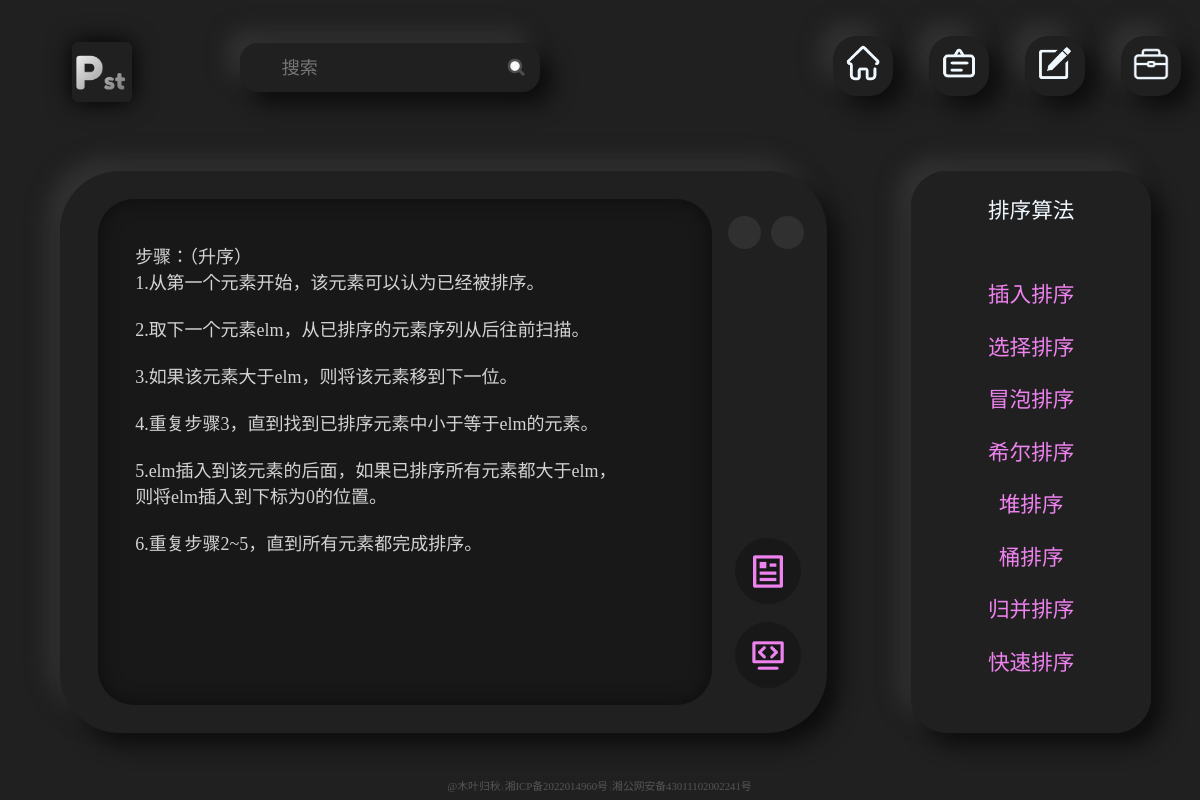
The page /app_2/?id=1&title=插入排序 on the database its author committed.
### app_2/models.py (models this page shows, shortened)
class Chapter(models.Model):
    headline = models.ForeignKey(Section, on_delete=models.CASCADE)
    title = models.CharField(max_length=15)
    content = models.TextField()
    codes = models.TextField()
    class Meta:
        verbose_name = '章节'
        verbose_name_plural = '章节'

class Section(models.Model):
    id = models.IntegerField(primary_key=True)
    title = models.CharField(max_length=15)
    class Meta:
        verbose_name = '目录'
        verbose_name_plural = '目录'

### app_2/views.py (the view)
# urls.py: path('app_2/', include('app_2.urls')),
def app_2(request):
    sections = Section.objects.all()
    id = request.GET.get('id')
    if id:
        section = Section.objects.filter(id=id)[0]
        chapters = Chapter.objects.filter(headline_id=id)
        title = request.GET.get('title')
        if title:
            chapter = Chapter.objects.filter(title=title)[0]
        else:
            pass
    else:
        pass
    return render(request, 'app_2.html', locals())

### templates/app_2.html (shortened to what this page needs)
{% extends "base.html" %}
{% block static %}
    {% load static %}
    <link rel="stylesheet" href="{% static 'app_2/app_2.css' %}">
{% endblock %}
{% block body %}
    <div class="app_2_warp">
        <div class="app_2_left">
            <div class="cc_warp">
                <div class="app_2_content">
                    {% if chapter %}
                        <pre>{{ chapter.content }}</pre>
                    {% else %}
                        <p>您还没选择内容</p>
                    {% endif %}
                </div>
                <div class="app_2_code">
                    {% if chapter %}
                        <pre>{{ chapter.codes }}</pre>
                    {% else %}
                        <p>您还没选择内容</p>
                    {% endif %}
                </div>
            </div>
            <div class="app_2_change_l">
                    <label for="r21" id="l21"><img src="{% static 'content.png' %}"></label>
                    <label for="r22" id="l22"><img src="{% static 'code.png' %}"></label>
            </div>
            <div class="app_2_change_r">
                <label for="r21_" id="l21_"></label>
                <label for="r22_" id="l22_"></label>
            </div>
        </div>
        <div class="app_2_right">
            <div class="app_2_chapter app_2_list">
                <p>目录</p>
                <div class="app_2_scroll">
                    {% for s in sections %}
                        <p><a href="{% url 'app_2' %}?id={{ s.id }}">{{ s.title }}</a></p>
                    {% endfor %}
                </div>
            </div>
            <div class="app_2_title app_2_list">
                {% if section %}
                <p>{{ section.title }}</p>
                    <div class="app_2_scroll">
                        {% for c in chapters %}
                            <p><a href="{% url 'app_2' %}?id={{ section.id }}&title={{ c.title }}">{{ c.title }}</a></p>
                        {% endfor %}
                    </div>
                {% else %}
                <p>没有选择章节</p>
                {% endif %}
            </div>
        </div>
    </div>
{% endblock %}

### publicStatic/base.css (style rules this page uses)
html { font-size: 10px; font-family: 微软雅黑; }
body { background-color: #202020; padding: 0; margin: 0; }

### publicStatic/app_2/app_2.css (style rules this page uses)
.app_2_warp { width: 100%; height: 80%; top: 15%; left: 0; position: absolute; }
.app_2_left { width: 64%; height: 88%; left: 5%; top: 8%; position: absolute; border-radius: 10rem; box-shadow: 2rem 2rem 3.5rem #0d0d0d, -2rem -2rem 3.5rem #333333; }
.cc_warp { width: 80%; height: 90%; left: 5%; top: 5%; position: absolute; border-radius: 6rem; background-color: #181819; box-shadow: 0 0 3rem inset #0d0d0d; transform-style: preserve-3d; }
#r21:checked ~.app_2_content { transform: translateZ(1px); }
.app_2_content { width: 88%; height: 90%; left: 6%; top: 5%; position: absolute; font-size: 3rem; font-family: "微软雅黑"; color: lightgray; background-color: #181819; overflow-y: scroll; }
.app_2_code { width: 88%; height: 90%; left: 6%; top: 5%; position: absolute; font-size: 3rem; font-family: "微软雅黑"; color: lightgray; background-color: #181819; overflow-y: scroll; }
.app_2_change_l { width: 8%; height: 25rem; right: 4%; bottom: 8%; position: absolute; }
.app_2_change_l label { width: 11rem; height: 11rem; border-radius: 50%; display: block; background-color: #181819; position: absolute; }
.app_2_change_l img { width: 60%; height: 60%; left: 20%; top: 20%; position: absolute; }
#l21 { top: 0; }
#l22 { bottom: 0; }
.app_2_change_r { width: 10%; height: 12%; right: 3%; top: 8%; position: absolute; }
.app_2_change_r label { display: block; width: 5.5rem; height: 5.5rem; border-radius: 50%; position: absolute; background-color: #303030; transition: 0.4s all ease-in-out; }
#l21_ { left: 0; }
#l22_ { right: 0; }
pre { width: 90%; height: auto; white-space: pre-wrap; font-family: "微软雅黑"; }
.app_2_right { width: 20%; height: 88%; background-color: #202020; right: 4%; top: 8%; position: absolute; border-radius: 6rem; box-shadow: 2rem 2rem 3.5rem #0d0d0d, -2rem -2rem 3.5rem #333333; transform-style: preserve-3d; }
.app_2_list { width: 100%; height: 100%; position: absolute; background-color: #202020; border-radius: 6rem; }
.app_2_list p { text-align: center; font-size: 3.6rem; color: aliceblue; }
.app_2_scroll { width: 80%; height: 75%; left: 10%; top: 15%; position: absolute; overflow-y: scroll; }
.app_2_scroll p { text-align: center; font-size: 3.6rem; color: aliceblue; }
.app_2_scroll a { text-decoration: none; color: violet; }

### rows shown on the page
Chapter: codes "nums = [] #遍历未排序的元素 for i in range(1, len(nums)): #遍历已有序的元素 for j in range(i): #找到插入位置 if nums[j] > nums[i]: ins = nums[i] nums.pop[i] nums.insert(jm, ins) #插入后退出循环 break #输出升序序列 print(nums)", title "插入排序"
Section: title "排序算法"
Chapter: title "选择排序"
Chapter: title "冒泡排序"
Chapter: title "希尔排序"
Chapter: title "堆排序"
Chapter: title "桶排序"
Chapter: title "归并排序"
Chapter: title "快速排序"
